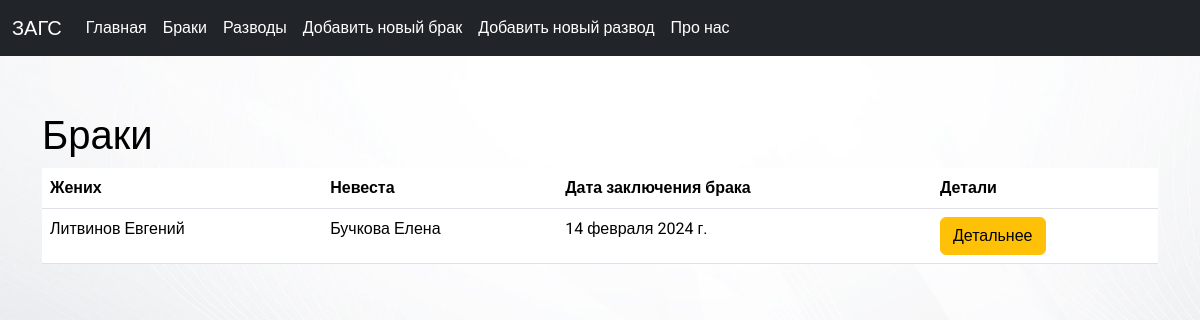
Page /marriage_list/ on the earlier database version.
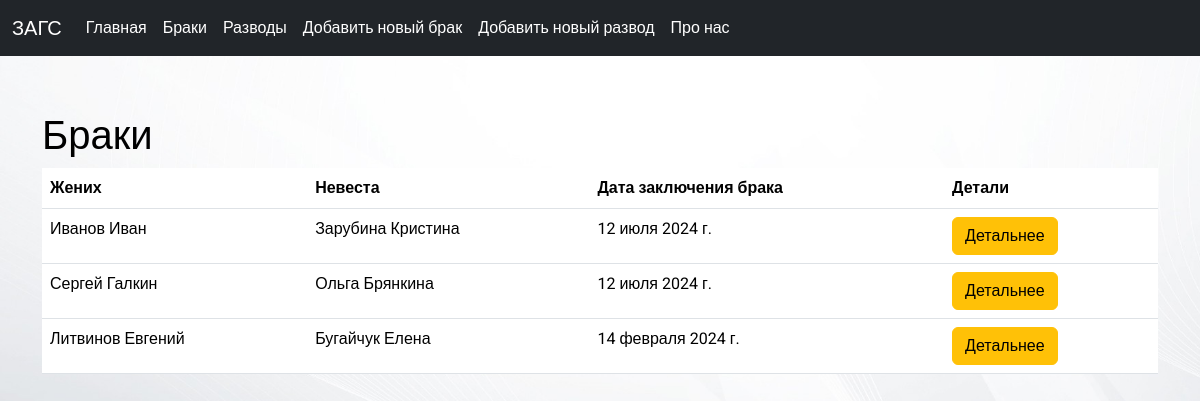
Same page on the later database version.
### base/models.py (models this page shows, shortened)
class Marriage(models.Model):
    groom = models.CharField(max_length=100)
    bride = models.CharField(max_length=100)
    marriage_date = models.DateField()

### base/views.py (the view)
# urls.py: path('marriage_list/', views.marriage_list, name='marriage_list'),
def marriage_list(request):
    marriages = Marriage.objects.order_by('-id')
    context = {'title': 'Браки', 'marriages': marriages}
    return render(request, 'base/marriage_list.html', context)

### base/templates/base/marriage_list.html (shortened to what this page needs)
{% extends 'base/main.html' %}
{% block content  %}
<br><br><br>
    <h1>Браки</h1>
    {% if marriages  %}
        <table class="table mt-2">
            <thead>
                <tr>
                    <th>Жених</th>
                    <th>Невеста</th>
                    <th>Дата заключения брака</th>
                    <th>Детали</th>
                </tr>
            </thead>
            <tbody>
                {% for marriage in marriages %}
                    <tr>
                        <td>{{ marriage.groom }}</td>
                        <td>{{ marriage.bride }}</td>
                        <td>{{ marriage.marriage_date }}</td>
                        <td><a href="{% url 'marriage_detail' marriage.pk %}" class="btn btn-warning">Детальнее</a></td>
                    </tr>
                {% endfor %}
            </tbody>
        </table>
    {% else %}
        <p>У нас нет записей! </p>
    {% endif %}
{% endblock  %}

### base/templates/base/main.html (shortened to what this page needs)
<!doctype html>
<html lang="ru">
<head>
  {% load static %}
    <link rel="stylesheet" href="https://cdn.jsdelivr.net/npm/bootstrap@5.3.2/dist/css/bootstrap.min.css">
    <link rel="stylesheet" href="{% static 'css/main.css' %}">
</head>
<body>
    <header data-bs-theme="dark">
        <nav class="navbar navbar-expand-md navbar-dark fixed-top bg-dark">
          <div class="container-fluid">
            <a class="navbar-brand" href="#">ЗАГС</a>
            <div class="collapse navbar-collapse" id="navbarCollapse">
              <ul class="navbar-nav me-auto mb-2 mb-md-0">
                <li class="nav-item {% if request.path == '/' %}active{% endif %}">
                  <a class="nav-link" aria-current="page" href="{% url 'index' %}">Главная</a>
                </li>
                <li class="nav-item {% if request.path == '/marriage_list/' %}active{% endif %}">
                  <a class="nav-link" href="{% url 'marriage_list' %}">Браки</a>
                </li>
                <li class="nav-item {% if request.path == '/divorce_list/' %}active{% endif %}">
                    <a class="nav-link" href="{% url 'divorce_list' %}">Разводы</a>
                </li>
                <li class="nav-item {% if request.path == '/add_marriage/' %}active{% endif %}">
                    <a class="nav-link" href="{% url 'add_marriage' %}">Добавить новый брак</a>
                </li>
                <li class="nav-item {% if request.path == '/create_divorce/' %}active{% endif %}">
                    <a class="nav-link" href="{% url 'create_divorce' %}">Добавить новый развод</a>
                </li>
                <li class="nav-item {% if request.path == '/about/' %}active{% endif %}">
                  <a class="nav-link" href="{% url 'about' %}">Про нас</a>
                </li>
              </ul>
            </div>
          </div>
        </nav>
      </header>
    <div class="container">
        {% block content %}
        {% endblock %}
    </div>
</body>
</html>

### base/static/css/main.css (style rules this page uses)
body { margin-top: 20px; padding-top: 20px; font-family: 'Roboto', sans-serif; background-image: url("./../images/bg2.jpg"); height: 100vh; background-repeat: no-repeat; background-size: cover; color: black; }
.navbar-nav .nav-link { color: white; }

Differences in the rows shown:
added Marriage: groom "Иванов Иван", bride "Зарубина Кристина", marriage_date "12 июля 2024 г."
added Marriage: groom "Сергей Галкин", bride "Ольга Брянкина", marriage_date "12 июля 2024 г."
changed Marriage "Литвинов Евгений": bride "Бучкова Елена" → "Бугайчук Елена"
